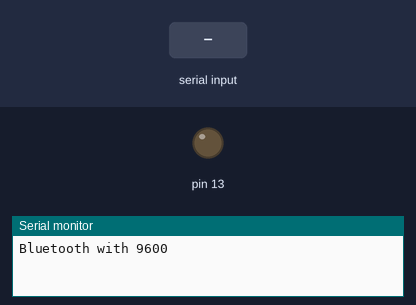
The sketch below on a simulated Arduino Uno, built for the host (arithmetic inside an expression is 32-bit, double 64-bit). Shown: output pins drawn as LEDs (lit = HIGH), the last lines printed to the serial monitor. Dashed ring = blinking. The inputs (shaded band) are chosen by the test bench.

Above: at 0.1 s.
At 9.6 s:
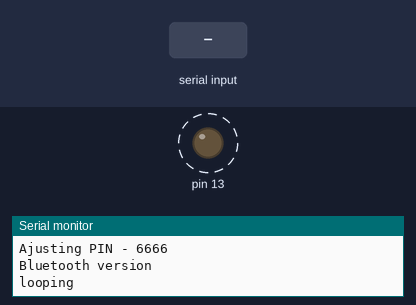
9.7 s: "1" received over the second serial link
Timing chart, 0 to 19.2 s (numbered marks = the images above; inputs shaded):
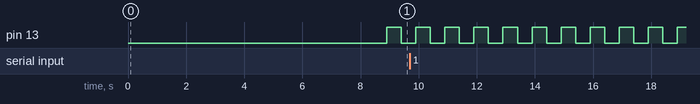

Measured:
- by itself, pin 13: alternates HIGH for 0.50 s and LOW for 0.50 s

The sketch:

sketch_mar30a.ino
```cpp
#include <bluetooth.h>


    Bluetooth *blue = new Bluetooth("RoombaBluetooth");

    void setup(){
        pinMode(13, OUTPUT);
        Serial.begin(9600);
        blue->setupBluetooth();
    }

    void loop(){
        delay(500);
        digitalWrite(13, HIGH);
        Serial.println("looping");
        delay(500);
        digitalWrite(13, LOW);
        String msg = blue->Read();
        if(msg.length() > 0){
            Serial.print("Received: ");
            Serial.println(msg);
        }
        if(Serial.available()){

            blue->Send("Example message#");
        }
    }
```

bluetooth.h
```cpp
#ifndef bluetooth_h
#define bluetooth_h

#include "Arduino.h"


class Bluetooth{
private:
    static int rxPin;
    static int txPin;
    static HardwareSerial* btSerial;
    char msg[1024];
    void read();
    char Name[256];

public:
    int getrxPin();
    void setrxPin(int rx);
    int gettxPin();
    void settxPin(int tx);
	HardwareSerial* getBluetoothSerial();
    void setupBluetooth();
    Bluetooth(char name[]);
    Bluetooth(char name[], int r, int t);
    String Read();
    void Send(char c[]);
    char *getName();
    void setName(char c[]);
};


#endif
```
